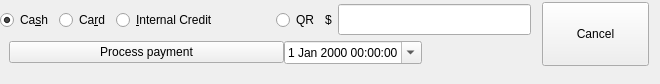
             <widget class="QWidget" name="page_7">
              <widget class="QWidget" name="layoutWidget">
               <property name="geometry">
                <rect>
                 <x>0</x>
                 <y>1</y>
                 <width>531</width>
                 <height>38</height>
                </rect>
               </property>
               <layout class="QHBoxLayout" name="horizontalLayout_4">
                <property name="spacing">
                 <number>6</number>
                </property>
                <item>
                 <widget class="QRadioButton" name="checkCash">
                  <property name="sizePolicy">
                   <sizepolicy hsizetype="Minimum" vsizetype="Fixed">
                    <horstretch>0</horstretch>
                    <verstretch>0</verstretch>
                   </sizepolicy>
                  </property>
                  <property name="maximumSize">
                   <size>
                    <width>140</width>
                    <height>16777215</height>
                   </size>
                  </property>
                  <property name="text">
                   <string>Ca&amp;sh</string>
                  </property>
                  <property name="checked">
                   <bool>true</bool>
                  </property>
                 </widget>
                </item>
                <item>
                 <widget class="QRadioButton" name="checkCard">
                  <property name="sizePolicy">
                   <sizepolicy hsizetype="Minimum" vsizetype="Fixed">
                    <horstretch>0</horstretch>
                    <verstretch>0</verstretch>
                   </sizepolicy>
                  </property>
                  <property name="minimumSize">
                   <size>
                    <width>0</width>
                    <height>0</height>
                   </size>
                  </property>
                  <property name="maximumSize">
                   <size>
                    <width>100</width>
                    <height>16777215</height>
                   </size>
                  </property>
                  <property name="text">
                   <string>Ca&amp;rd</string>
                  </property>
                 </widget>
                </item>
                <item>
                 <widget class="QRadioButton" name="checkOwnCredit">
                  <property name="sizePolicy">
                   <sizepolicy hsizetype="Expanding" vsizetype="Fixed">
                    <horstretch>0</horstretch>
                    <verstretch>0</verstretch>
                   </sizepolicy>
                  </property>
                  <property name="maximumSize">
                   <size>
                    <width>160</width>
                    <height>16777215</height>
                   </size>
                  </property>
                  <property name="text">
                   <string>&amp;Internal Credit</string>
                  </property>
                 </widget>
                </item>
                <item>
                 <widget class="QRadioButton" name="checkQR">
                  <property name="text">
                   <string>QR</string>
                  </property>
                 </widget>
                </item>
                <item>
                 <widget class="QLabel" name="labelCashAmount">
                  <property name="sizePolicy">
                   <sizepolicy hsizetype="Minimum" vsizetype="Minimum">
                    <horstretch>0</horstretch>
                    <verstretch>0</verstretch>
                   </sizepolicy>
                  </property>
                  <property name="maximumSize">
                   <size>
                    <width>500</width>
                    <height>30</height>
                   </size>
                  </property>
                  <property name="text">
                   <string>$</string>
                  </property>
                  <property name="buddy">
                   <cstring>editAmount</cstring>
                  </property>
                 </widget>
                </item>
                <item>
                 <widget class="QLineEdit" name="editAmount">
                  <property name="sizePolicy">
                   <sizepolicy hsizetype="MinimumExpanding" vsizetype="Fixed">
                    <horstretch>0</horstretch>
                    <verstretch>0</verstretch>
                   </sizepolicy>
                  </property>
                  <property name="minimumSize">
                   <size>
                    <width>50</width>
                    <height>0</height>
                   </size>
                  </property>
                  <property name="maximumSize">
                   <size>
                    <width>16777215</width>
                    <height>16777215</height>
                   </size>
                  </property>
                  <property name="font">
                   <font>
                    <pointsize>14</pointsize>
                    <weight>75</weight>
                    <bold>true</bold>
                   </font>
                  </property>
                  <property name="inputMask">
                   <string/>
                  </property>
                  <property name="text">
                   <string/>
                  </property>
                  <property name="alignment">
                   <set>Qt::AlignRight|Qt::AlignTrailing|Qt::AlignVCenter</set>
                  </property>
                 </widget>
                </item>
               </layout>
              </widget>
              <widget class="QStackedWidget" name="stackedWidget">
               <property name="geometry">
                <rect>
                 <x>0</x>
                 <y>30</y>
                 <width>441</width>
                 <height>45</height>
                </rect>
               </property>
               <property name="sizePolicy">
                <sizepolicy hsizetype="Expanding" vsizetype="Expanding">
                 <horstretch>0</horstretch>
                 <verstretch>0</verstretch>
                </sizepolicy>
               </property>
               <property name="minimumSize">
                <size>
                 <width>0</width>
                 <height>0</height>
                </size>
               </property>
               <property name="maximumSize">
                <size>
                 <width>16777215</width>
                 <height>110</height>
                </size>
               </property>
               <property name="baseSize">
                <size>
                 <width>0</width>
                 <height>0</height>
                </size>
               </property>
               <property name="autoFillBackground">
                <bool>false</bool>
               </property>
               <property name="styleSheet">
                <string notr="true"/>
               </property>
               <property name="frameShape">
                <enum>QFrame::NoFrame</enum>
               </property>
               <property name="lineWidth">
                <number>0</number>
               </property>
               <property name="currentIndex">
                <number>0</number>
               </property>
               <widget class="QWidget" name="page_3">
                <layout class="QVBoxLayout" name="verticalLayout_4">
                 <item>
                  <layout class="QHBoxLayout" name="horizontalLayout_2">
                   <property name="spacing">
                    <number>0</number>
                   </property>
                   <property name="rightMargin">
                    <number>10</number>
                   </property>
                   <item>
                    <widget class="QPushButton" name="btnProcessPayment">
                     <property name="text">
                      <string>Process payment</string>
                     </property>
                    </widget>
                   </item>
                   <item>
                    <widget class="QDateTimeEdit" name="editTransactionDate">
                     <property name="maximumSize">
                      <size>
                       <width>138</width>
                       <height>16777215</height>
                      </size>
                     </property>
                     <property name="calendarPopup">
                      <bool>true</bool>
                     </property>
                    </widget>
                   </item>
                  </layout>
                 </item>
                </layout>
               </widget>
               <widget class="QWidget" name="page_4">
                <layout class="QVBoxLayout">
                 <property name="leftMargin">
                  <number>4</number>
                 </property>
                 <property name="topMargin">
                  <number>4</number>
                 </property>
                 <property name="rightMargin">
                  <number>4</number>
                 </property>
                 <property name="bottomMargin">
                  <number>4</number>
                 </property>
                 <item>
                  <layout class="QHBoxLayout" name="horizontalLayout_7">
                   <property name="spacing">
                    <number>2</number>
                   </property>
                   <property name="rightMargin">
                    <number>18</number>
                   </property>
                  </layout>
                 </item>
                </layout>
               </widget>
              </widget>
              <widget class="QWidget" name="verticalLayoutWidget">
               <property name="geometry">
                <rect>
                 <x>540</x>
                 <y>0</y>
                 <width>111</width>
                 <height>71</height>
                </rect>
               </property>
               <layout class="QVBoxLayout" name="page_cancelBtn">
                <property name="spacing">
                 <number>0</number>
                </property>
                <property name="topMargin">
                 <number>2</number>
                </property>
                <property name="bottomMargin">
                 <number>5</number>
                </property>
                <item>
                 <layout class="QHBoxLayout" name="horizontal_cancelBtn">
                  <item>
                   <widget class="QPushButton" name="btnCancelPay">
                    <property name="enabled">
                     <bool>true</bool>
                    </property>
                    <property name="maximumSize">
                     <size>
                      <width>107</width>
                      <height>65</height>
                     </size>
                    </property>
                    <property name="text">
                     <string>Cancel</string>
                    </property>
                   </widget>
                  </item>
                 </layout>
                </item>
               </layout>
              </widget>
             </widget>
